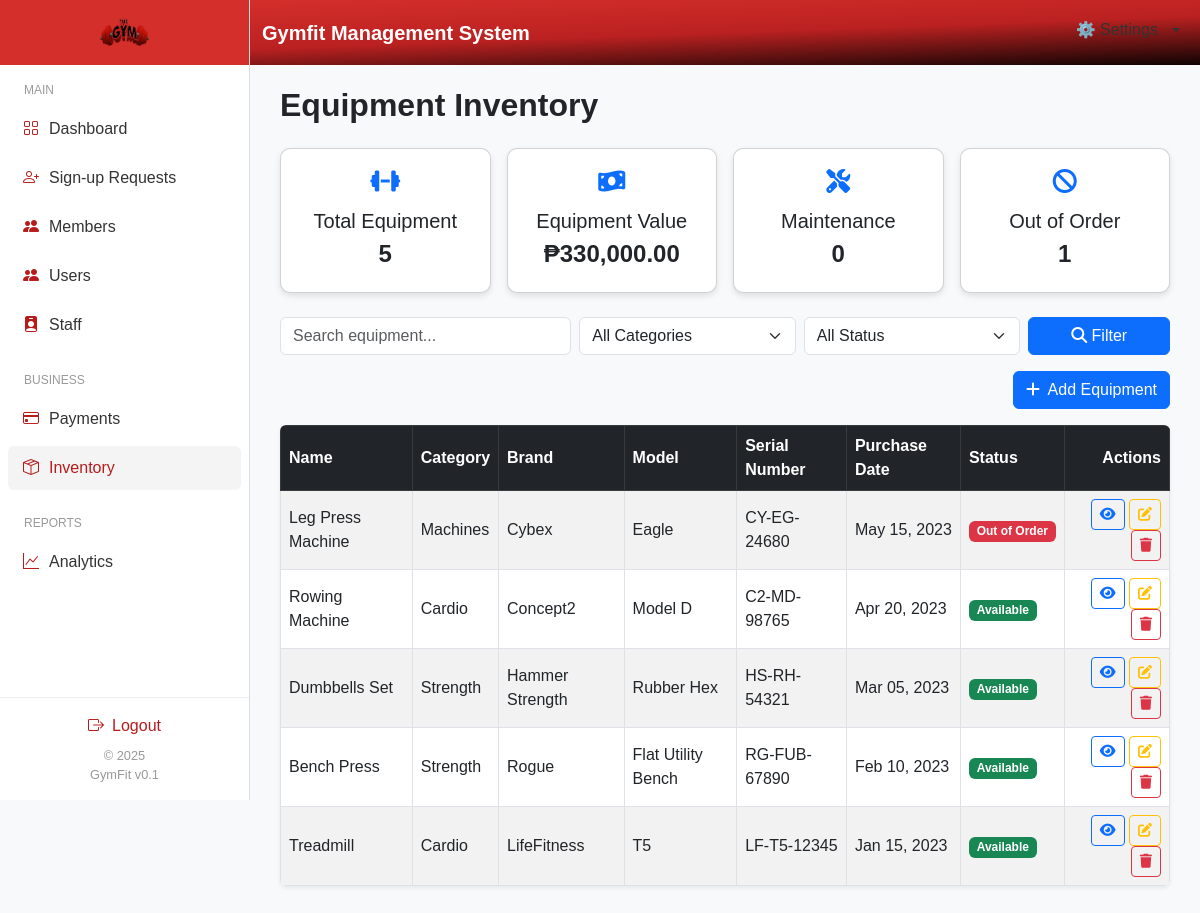
Screenshot of /dashboard/admin/inventory.php (signed in) with the database file from the repository.
### tables this page shows
CREATE TABLE `equipment` (
  `id` int(11) NOT NULL,
  `name` varchar(255) NOT NULL,
  `category_id` int(11) DEFAULT NULL,
  `brand` varchar(255) DEFAULT NULL,
  `model` varchar(255) DEFAULT NULL,
  `serial_number` varchar(255) DEFAULT NULL,
  `purchase_date` date DEFAULT NULL,
  `purchase_price` decimal(10,2) DEFAULT NULL,
  `status` enum('available','maintenance','out_of_order') DEFAULT 'available',
  `notes` text DEFAULT NULL,
  `last_maintenance` date DEFAULT NULL
);

CREATE TABLE `categories` (
  `id` int(11) NOT NULL,
  `name` varchar(255) NOT NULL,
  `description` text DEFAULT NULL
);

### dashboard/admin/inventory.php (the view, shortened to what this page needs)
<?php
include '../../db_connect.php';
$equipmentQuery = $conn->query("SELECT * FROM equipment ORDER BY id DESC");
$equipment = $equipmentQuery->fetch_all(MYSQLI_ASSOC);
$categoriesQuery = $conn->query("SELECT * FROM categories");
$categories = $categoriesQuery->fetch_all(MYSQLI_ASSOC);
$totalValue = 0;
$totalAvailable = 0;
$totalMaintenance = 0;
$totalOutOfOrder = 0;
foreach ($equipment as $eq) {
    $totalValue += floatval($eq['purchase_price']);
    switch ($eq['status']) {
        case 'available': $totalAvailable++; break;
        case 'out_of_order': $totalOutOfOrder++; break;
    }
}
$searchQuery = $_GET['search'] ?? '';
$selectedCategory = $_GET['category'] ?? 'all';
$selectedStatus = $_GET['status'] ?? 'all';
$filteredEquipment = array_filter($equipment, function($eq) use ($searchQuery, $selectedCategory, $selectedStatus) {
    $matchSearch = empty($searchQuery) ||
        stripos($eq['name'], $searchQuery) !== false ||
        stripos($eq['brand'], $searchQuery) !== false ||
        stripos($eq['model'], $searchQuery) !== false ||
        stripos($eq['serial_number'], $searchQuery) !== false;
    $matchCategory = $selectedCategory === 'all' || $eq['category_id'] == $selectedCategory;
    $matchStatus = $selectedStatus === 'all' || $eq['status'] === $selectedStatus;
    return $matchSearch && $matchCategory && $matchStatus;
});
?>
<!DOCTYPE html>
<html lang="en">
<head>
<link href="https://cdn.jsdelivr.net/npm/bootstrap@5.3.0/dist/css/bootstrap.min.css" rel="stylesheet">
<link href="https://cdn.jsdelivr.net/npm/bootstrap-icons@1.11.0/font/bootstrap-icons.css" rel="stylesheet">
<link rel="stylesheet" href="https://cdnjs.cloudflare.com/ajax/libs/font-awesome/6.5.0/css/all.min.css">
</head>
<body>
<?php include 'includes/navbar.php'; ?>
<?php include 'includes/sidebar.php'; ?>
<div class="main-content">
    <h2 class="mb-4 fw-bold">Equipment Inventory</h2>
    <div class="row mb-4 card-stats g-3">
        <div class="col-md-3"><div class="card">
            <i class="fas fa-dumbbell"></i>
            <div class="fs-5 mt-2">Total Equipment</div>
            <div class="fw-bold fs-4"><?= count($equipment) ?></div>
        </div></div>
        <div class="col-md-3"><div class="card">
            <i class="fas fa-money-bill-wave"></i>
            <div class="fs-5 mt-2">Equipment Value</div>
            <div class="fw-bold fs-4">₱<?= number_format($totalValue, 2) ?></div>
        </div></div>
        <div class="col-md-3"><div class="card">
            <i class="fas fa-tools"></i>
            <div class="fs-5 mt-2">Maintenance</div>
            <div class="fw-bold fs-4"><?= $totalMaintenance ?></div>
        </div></div>
        <div class="col-md-3"><div class="card">
            <i class="fas fa-ban"></i>
            <div class="fs-5 mt-2">Out of Order</div>
            <div class="fw-bold fs-4"><?= $totalOutOfOrder ?></div>
        </div></div>
    </div>
    <form class="row g-2 mb-3" method="get">
        <div class="col-md-4">
            <input type="text" name="search" class="form-control" placeholder="Search equipment..." value="<?= htmlspecialchars($searchQuery) ?>">
        </div>
        <div class="col-md-3">
            <select name="category" class="form-select">
                <option value="all">All Categories</option>
            </select>
        </div>
        <div class="col-md-3">
            <select name="status" class="form-select">
                <option value="all">All Status</option>
            </select>
        </div>
        <div class="col-md-2">
            <button type="submit" class="btn btn-primary w-100"><i class="fas fa-search"></i> Filter</button>
        </div>
    </form>
<div class="d-flex justify-content-end mb-3">
    <button class="btn btn-primary" data-bs-toggle="modal" data-bs-target="#addEquipmentModal">
        <i class="fas fa-plus me-1"></i> Add Equipment
    </button>
</div>
    <div class="table-responsive shadow-sm rounded">
        <table class="table table-striped table-hover table-bordered align-middle mb-0">
            <thead class="table-dark">
                <tr>
                    <th>Name</th>
                    <th>Category</th>
                    <th>Brand</th>
                    <th>Model</th>
                    <th>Serial Number</th>
                    <th>Purchase Date</th>
                    <th>Status</th>
                    <th class="text-end">Actions</th>
                </tr>
            </thead>
            <tbody>
                <?php if (count($filteredEquipment) > 0): ?>
                    <?php foreach ($filteredEquipment as $eq): ?>
                        <tr>
                            <td><?= htmlspecialchars($eq['name']) ?></td>
                            <td><?= htmlspecialchars(array_search($eq['category_id'], array_column($categories, 'id')) !== false ? $categories[array_search($eq['category_id'], array_column($categories, 'id'))]['name'] : 'Unknown') ?></td>
                            <td><?= htmlspecialchars($eq['brand']) ?></td>
                            <td><?= htmlspecialchars($eq['model']) ?></td>
                            <td><?= htmlspecialchars($eq['serial_number']) ?></td>
                            <td><?= date('M d, Y', strtotime($eq['purchase_date'])) ?></td>
                            <td>
                                <?php
                                switch ($eq['status']) {
                                    case 'available': echo '<span class="badge bg-success">Available</span>'; break;
                                    case 'out_of_order': echo '<span class="badge bg-danger">Out of Order</span>'; break;
                                }
                                ?>
                            </td>
                            <td class="text-end">
                                <button class="btn btn-sm btn-outline-primary" data-bs-toggle="modal" data-bs-target="#viewModal<?= $eq['id'] ?>"><i class="fas fa-eye"></i></button>
                                <button class="btn btn-sm btn-outline-warning" data-bs-toggle="modal" data-bs-target="#editModal<?= $eq['id'] ?>"><i class="fas fa-edit"></i></button>
<?php if ($_SESSION['user']['role'] === 'admin'): ?>
    <a href="delete_equipment.php?id=<?= $eq['id'] ?>"
       class="btn btn-sm btn-outline-danger"
       onclick="return confirm('Are you sure you want to delete this equipment?')">
       <i class="fas fa-trash"></i>
    </a>
<?php else: ?>
    <button class="btn btn-sm btn-outline-secondary" disabled title="Only admin can delete">
        <i class="fas fa-trash"></i>
    </button>
<?php endif; ?>
                            </td>
                        </tr>
                    <?php endforeach; ?>
                <?php else: ?>
                    <tr><td colspan="8" class="text-center">No equipment found</td></tr>
                <?php endif; ?>
            </tbody>
        </table>
    </div>
</div>
</body>
</html>

### dashboard/admin/inventory.php (style rules this page uses)
body { font-family: "Poppins", sans-serif; background: #f8f9fa; overflow-x: hidden; }
.main-content { margin-left: 250px; margin-top: 56px; padding: 30px; min-height: 100vh; }
.card-stats .card { border-radius: 10px; box-shadow: 0 3px 6px rgba(0,0,0,0.1); text-align: center; padding: 20px; }
.card-stats .card i { font-size: 24px; margin-bottom: 5px; color: #0d6efd; }
.table-responsive { max-height: 500px; overflow-y: auto; }
table th, table td { vertical-align: middle; }

### rows the page displays
equipment: name "Leg Press Machine", category.name "Machines", brand "Cybex", model "Eagle", serial_number "CY-EG-24680", purchase_date "May 15, 2023", status "Out of Order"
equipment: name "Rowing Machine", category.name "Cardio", brand "Concept2", model "Model D", serial_number "C2-MD-98765", purchase_date "Apr 20, 2023", status "Available"
equipment: name "Dumbbells Set", category.name "Strength", brand "Hammer Strength", model "Rubber Hex", serial_number "HS-RH-54321", purchase_date "Mar 05, 2023", status "Available"
equipment: name "Bench Press", category.name "Strength", brand "Rogue", model "Flat Utility Bench", serial_number "RG-FUB-67890", purchase_date "Feb 10, 2023", status "Available"
equipment: name "Treadmill", category.name "Cardio", brand "LifeFitness", model "T5", serial_number "LF-T5-12345", purchase_date "Jan 15, 2023", status "Available"

### other values shown
count($equipment) "5"
$totalValue "330,000.00"
$totalMaintenance "0"
$totalOutOfOrder "1"
